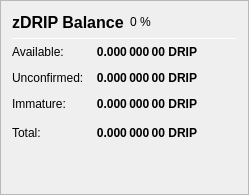
                   <widget class="QFrame" name="frame_ZerocoinBalances">
                    <property name="frameShape">
                     <enum>QFrame::StyledPanel</enum>
                    </property>
                    <property name="frameShadow">
                     <enum>QFrame::Raised</enum>
                    </property>
                    <layout class="QVBoxLayout" name="verticalLayout_7">
                     <item>
                      <layout class="QHBoxLayout" name="horizontalLayout_8" stretch="0,0,0">
                       <item>
                        <widget class="QLabel" name="label_5z_3">
                         <property name="minimumSize">
                          <size>
                           <width>0</width>
                           <height>20</height>
                          </size>
                         </property>
                         <property name="font">
                          <font>
                           <pointsize>12</pointsize>
                           <weight>75</weight>
                           <bold>true</bold>
                          </font>
                         </property>
                         <property name="text">
                          <string>zDRIP Balance</string>
                         </property>
                        </widget>
                       </item>
                       <item>
                        <widget class="QLabel" name="labelzDRIPPercent">
                         <property name="text">
                          <string notr="true">0 %</string>
                         </property>
                        </widget>
                       </item>
                       <item>
                        <spacer name="horizontalSpacer_11">
                         <property name="orientation">
                          <enum>Qt::Horizontal</enum>
                         </property>
                         <property name="sizeHint" stdset="0">
                          <size>
                           <width>40</width>
                           <height>20</height>
                          </size>
                         </property>
                        </spacer>
                       </item>
                      </layout>
                     </item>
                     <item>
                      <widget class="Line" name="line_ZerocoinBalance">
                       <property name="minimumSize">
                        <size>
                         <width>0</width>
                         <height>1</height>
                        </size>
                       </property>
                       <property name="maximumSize">
                        <size>
                         <width>16777215</width>
                         <height>1</height>
                        </size>
                       </property>
                       <property name="orientation">
                        <enum>Qt::Horizontal</enum>
                       </property>
                      </widget>
                     </item>
                     <item>
                      <layout class="QGridLayout" name="gridLayout_5">
                       <property name="spacing">
                        <number>12</number>
                       </property>
                       <item row="1" column="0">
                        <widget class="QLabel" name="labelzBalanceMatureText">
                         <property name="toolTip">
                          <string>Mature: more than 20 confirmation and more than 1 mint of the same denomination after it was minted.
These zDRIP are spendable.</string>
                         </property>
                         <property name="text">
                          <string>Available:</string>
                         </property>
                        </widget>
                       </item>
                       <item row="1" column="1">
                        <widget class="QLabel" name="labelzBalanceMature">
                         <property name="font">
                          <font>
                           <weight>75</weight>
                           <bold>true</bold>
                          </font>
                         </property>
                         <property name="toolTip">
                          <string>Mature: more than 20 confirmation and more than 1 mint of the same denomination after it was minted.
These zDRIP are spendable.</string>
                         </property>
                         <property name="text">
                          <string notr="true">0.000 000 00 DRIP</string>
                         </property>
                         <property name="alignment">
                          <set>Qt::AlignRight|Qt::AlignTrailing|Qt::AlignVCenter</set>
                         </property>
                        </widget>
                       </item>
                       <item row="2" column="0">
                        <widget class="QLabel" name="labelzBalanceUnconfirmedText">
                         <property name="toolTip">
                          <string>Unconfirmed: less than 20 confirmations
Immature: confirmed, but less than 1 mint of the same denomination after it was minted</string>
                         </property>
                         <property name="text">
                          <string>Unconfirmed:</string>
                         </property>
                        </widget>
                       </item>
                       <item row="2" column="1">
                        <widget class="QLabel" name="labelzBalanceUnconfirmed">
                         <property name="font">
                          <font>
                           <weight>75</weight>
                           <bold>true</bold>
                          </font>
                         </property>
                         <property name="toolTip">
                          <string>Unconfirmed: less than 20 confirmations
Immature: confirmed, but less than 1 mint of the same denomination after it was minted</string>
                         </property>
                         <property name="text">
                          <string notr="true">0.000 000 00 DRIP</string>
                         </property>
                         <property name="alignment">
                          <set>Qt::AlignRight|Qt::AlignTrailing|Qt::AlignVCenter</set>
                         </property>
                        </widget>
                       </item>
                       <item row="3" column="0">
                        <widget class="QLabel" name="labelzBalanceImmatureText">
                         <property name="toolTip">
                          <string>Unconfirmed: less than 20 confirmations
Immature: confirmed, but less than 1 mint of the same denomination after it was minted</string>
                         </property>
                         <property name="text">
                          <string>Immature:</string>
                         </property>
                        </widget>
                       </item>
                       <item row="3" column="1">
                        <widget class="QLabel" name="labelzBalanceImmature">
                         <property name="font">
                          <font>
                           <weight>75</weight>
                           <bold>true</bold>
                          </font>
                         </property>
                         <property name="toolTip">
                          <string>Unconfirmed: less than 20 confirmations
Immature: confirmed, but less than 1 mint of the same denomination after it was minted</string>
                         </property>
                         <property name="text">
                          <string notr="true">0.000 000 00 DRIP</string>
                         </property>
                         <property name="alignment">
                          <set>Qt::AlignRight|Qt::AlignTrailing|Qt::AlignVCenter</set>
                         </property>
                        </widget>
                       </item>
                       <item row="4" column="0">
                        <widget class="QLabel" name="labelzBalanceText">
                         <property name="toolTip">
                          <string>Your current zDRIP balance, unconfirmed and immature zDRIP included.</string>
                         </property>
                         <property name="text">
                          <string>Total:</string>
                         </property>
                        </widget>
                       </item>
                       <item row="4" column="1">
                        <widget class="QLabel" name="labelzBalance">
                         <property name="font">
                          <font>
                           <weight>75</weight>
                           <bold>true</bold>
                          </font>
                         </property>
                         <property name="cursor">
                          <cursorShape>IBeamCursor</cursorShape>
                         </property>
                         <property name="toolTip">
                          <string>Your current zDRIP balance, unconfirmed and immature zDRIP included.</string>
                         </property>
                         <property name="text">
                          <string notr="true">0.000 000 00 DRIP</string>
                         </property>
                         <property name="alignment">
                          <set>Qt::AlignRight|Qt::AlignTrailing|Qt::AlignVCenter</set>
                         </property>
                         <property name="textInteractionFlags">
                          <set>Qt::LinksAccessibleByMouse|Qt::TextSelectableByKeyboard|Qt::TextSelectableByMouse</set>
                         </property>
                        </widget>
                       </item>
                       <item row="4" column="2">
                        <spacer name="horizontalSpacer_4">
                         <property name="orientation">
                          <enum>Qt::Horizontal</enum>
                         </property>
                         <property name="sizeHint" stdset="0">
                          <size>
                           <width>40</width>
                           <height>20</height>
                          </size>
                         </property>
                        </spacer>
                       </item>
                      </layout>
                     </item>
                     <item>
                      <spacer name="verticalSpacer_4">
                       <property name="orientation">
                        <enum>Qt::Vertical</enum>
                       </property>
                       <property name="sizeHint" stdset="0">
                        <size>
                         <width>20</width>
                         <height>40</height>
                        </size>
                       </property>
                      </spacer>
                     </item>
                    </layout>
                   </widget>
